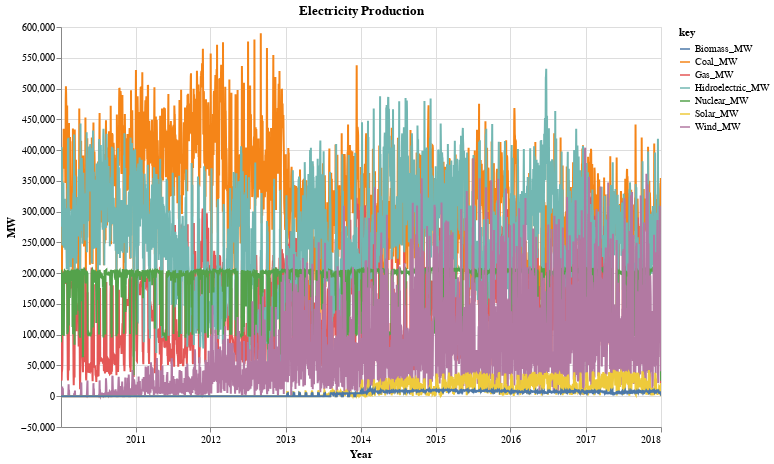

Notebook source saved alongside this figure:
### Markdown cell above
# Transformations

### Code cell
# Fold: convert wide-form data to long-form data
# https://altair-viz.github.io/user_guide/transform/fold.html?highlight=fold

cols = ['Coal_MW', 'Gas_MW', 'Hidroelectric_MW', 'Nuclear_MW', 'Wind_MW', 'Solar_MW', 'Biomass_MW']

#### FROM
# Date   Coal_MW   Gas_MW ...
# 2018   32.0      18.0

#### TO
# Date   key        value   
# 2018   Coal_MW    32.0    
# 2018   Gas_MW     18.0
# ...

multi_lc = alt.Chart(df).transform_fold(
    cols,
).mark_line().encode(
    x=alt.X('Date:T', title='Year'),
    y=alt.Y('value:Q', title='MW'),
    color='key:N'
).properties(
    title='Electricity Production',
    width=600,
    height=400
).interactive()

multi_lc

### Figure 1 — Vega-Lite specification as saved in the notebook (floating-point values rounded to 4 significant figures; data arrays with more than 128 entries replaced by an {"elided": "..."} marker saying what was removed)
{"config": {"view": {"continuousWidth": 400, "continuousHeight": 300}}, "data": {"name": "data-f6b4e2fdb295bfa35a11ce1dc4fa98e5"}, "mark": "line", "encoding": {"color": {"field": "key", "type": "nominal"}, "x": {"field": "Date", "title": "Year", "type": "temporal"}, "y": {"field": "value", "title": "MW", "type": "quantitative"}}, "height": 400, "selection": {"selector002": {"type": "interval", "bind": "scales", "encodings": ["x", "y"]}}, "title": "Electricity Production", "transform": [{"fold": ["Coal_MW", "Gas_MW", "Hidroelectric_MW", "Nuclear_MW", "Wind_MW", "Solar_MW", "Biomass_MW"]}], "width": 600, "$schema": "https://vega.github.io/schema/vega-lite/v4.17.0.json", "datasets": {"data-f6b4e2fdb295bfa35a11ce1dc4fa98e5": {"elided": "2922 records"}}}
